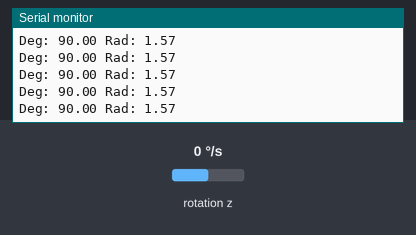
Bench run of a sketch on a simulated ESP32. On the bench: the last lines printed to the serial monitor. Inputs (shaded band) come from the test bench; at power-on: rotation z 0 °/s.

Above: at 4.3 s.
4.4 s: rotation z set to -192 °/s
At 4.9 s:
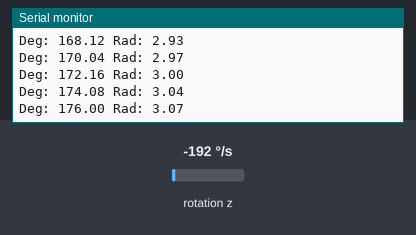
5.9 s: rotation z set to -100 °/s
At 6.9 s:
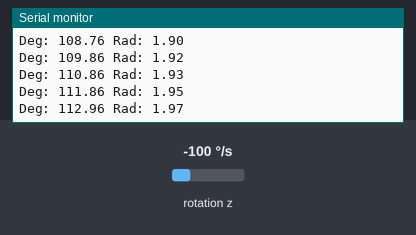
7.4 s: rotation z set to 100 °/s
At 8.2 s:
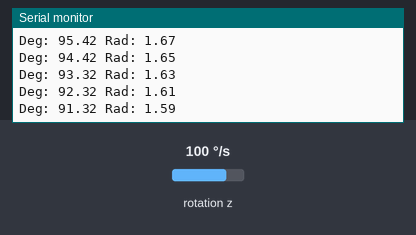
Timing chart, 0 to 10.4 s (numbered marks = the images above; inputs shaded):
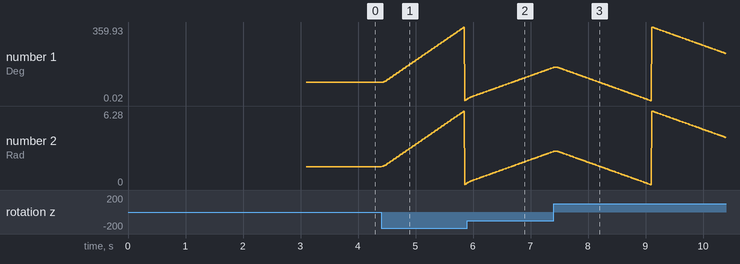

The sketch:

imu_calib.ino
```cpp
//IMU Deklarasi
#include <Wire.h>
#include <MPU6050.h>

MPU6050 mpu;

// Variables for calibration and filtering
const int filter_window_size = 10;
const int calibration_samples = 1000;
int filter_index = 0;
bool filter_full = false;
unsigned long last_time;
float theta = 90.0;
// float theta = 90.0;

// float accelZ_calibration = 0, accelZ_avg = 0, accelZ_values[filter_window_size];
float gyroZ_calibration = 0, gyroZ_avg = 0, gyroZ_values[filter_window_size];

void init_mpu() {
  Wire.begin(21,22,10000);
  mpu.initialize();
  mpu.setFullScaleGyroRange(MPU6050_GYRO_FS_250);//bisa ganti ke 500, 1000, 2000
    // mpu.setSleepEnabled(false);

  while (1){

  if (mpu.testConnection()) {
    Serial.println("MPU6050 connection successful");
    break;
  } else {
    Serial.println("MPU6050 connection failed");

  }
  }


  Serial.println("Calibrating gyro Z...");
  for (int i = 0; i < calibration_samples; i++) {
    gyroZ_calibration += mpu.getRotationZ();
    delay(3);
  }
  gyroZ_calibration /= calibration_samples;
  Serial.println("Calibration complete");
  Serial.println(gyroZ_calibration);

  for (int i = 0; i < filter_window_size; i++) {
    gyroZ_values[i] = 0;
  }

  last_time = millis();
}

// Ambil nilai-nilai IMU
void update_imu() {
  unsigned long current_time = millis();
  float dt = (current_time - last_time) / 1000.0;
  last_time = current_time;

  int16_t gyroZ_raw = mpu.getRotationZ();
  float gyroZ = (gyroZ_raw - gyroZ_calibration) / 131.0;  //

  gyroZ_values[filter_index] = gyroZ;
  filter_index = (filter_index + 1) % filter_window_size;

  if (filter_index == 0) {
    filter_full = true;
  }
  gyroZ_avg=0;
  int count = filter_full ? filter_window_size : filter_index;
  for (int i = 0; i < count; i++) {
    gyroZ_avg += gyroZ_values[i];
  }
  gyroZ_avg /= count;

  theta -= gyroZ_avg * dt;
  if(theta < 0) theta += 360;
  if(theta>=360) theta-=360;
  float theta_rad = theta*(PI/180);
  // Serial.println(gyroZ_raw);
  Serial.print("Deg: ");
  Serial.print(theta);
  Serial.print(" ");
  Serial.print("Rad: ");
  Serial.println(theta_rad);
}


void setup() {
  Serial.begin(115200);

  init_mpu();
}

void loop() {


  update_imu();
  delay(10);

}
```

Measured:
- after the input at 4.4 s, the serial monitor: prints a new line at once (image 1)
- plotted number 1: 90 → 7.81 after the input at 4.4 s
- plotted number 2: 1.57 → 0.14 after the input at 4.4 s
